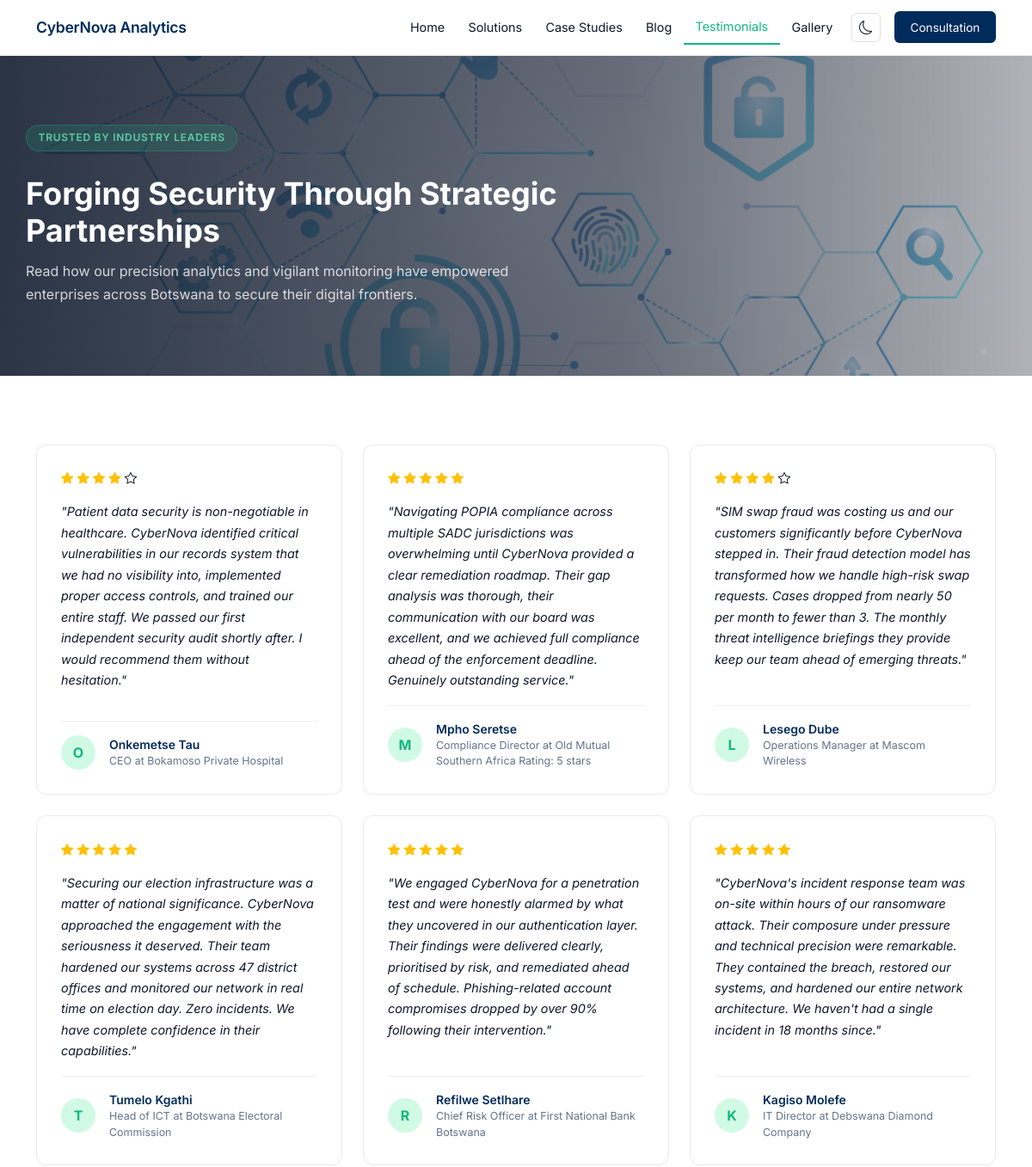
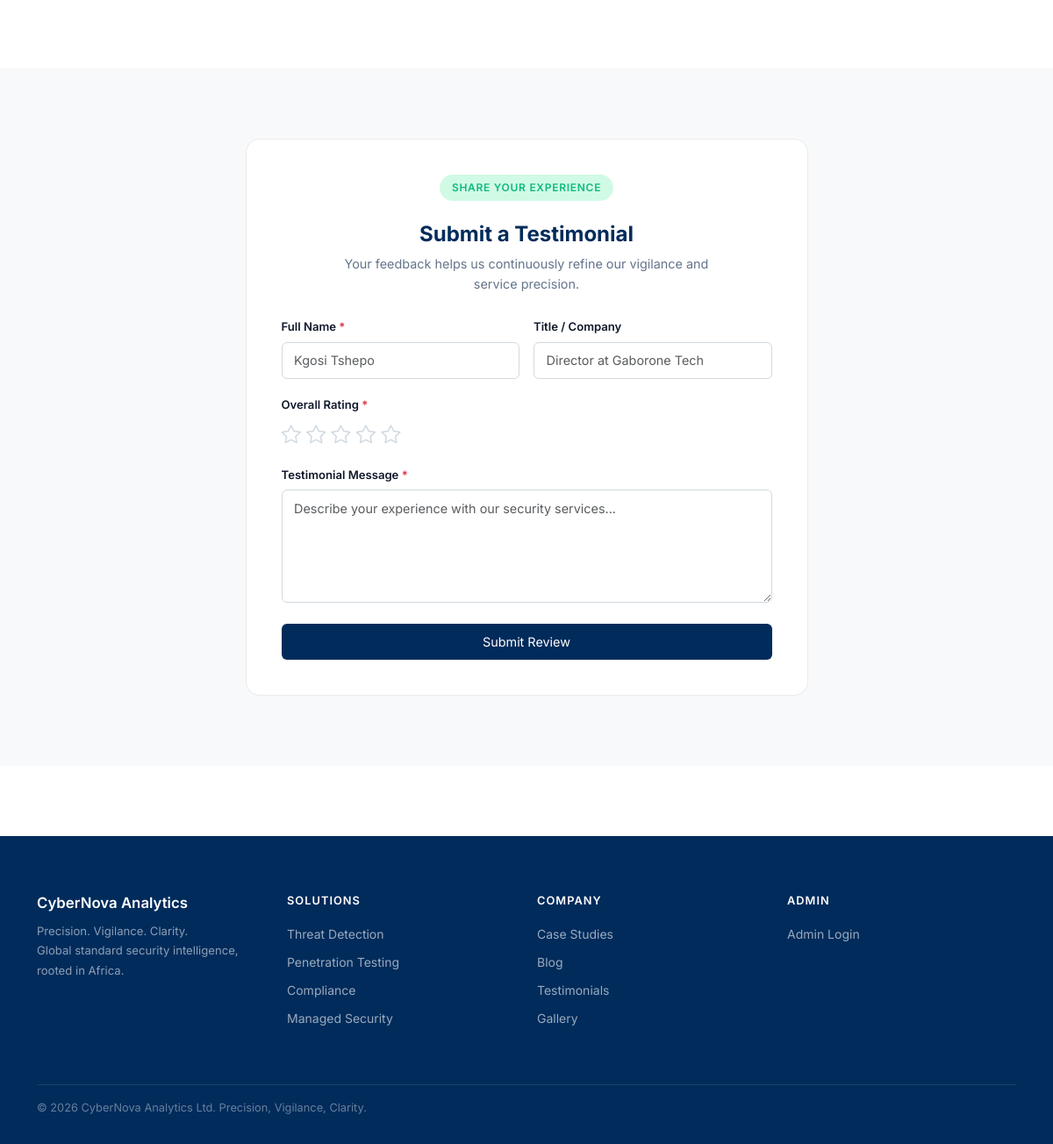
Screenshot of /testimonials with the database file from the repository (2 pictures, top to bottom).
### tables this page shows
CREATE TABLE testimonial (
            id          INTEGER      PRIMARY KEY AUTOINCREMENT,
            admin_id    INT          NULL,
            client_name VARCHAR(150) NOT NULL,
            company     VARCHAR(150) NULL,
            rating      INT          NOT NULL CHECK(rating BETWEEN 1 AND 5),
            content     TEXT         NOT NULL,
            created_at  DATETIME     NOT NULL DEFAULT CURRENT_TIMESTAMP,
            approved    BOOLEAN      NOT NULL DEFAULT FALSE,
            FOREIGN KEY (admin_id) REFERENCES admin(id)
        );

### app.py (the view, shortened to what this page needs)
@app.route('/testimonials', methods=['GET', 'POST'])
@public_route
def testimonials():
    db = get_db()
    submitted = request.args.get('submitted')
    testimonials = db.execute(
        'SELECT * FROM testimonial WHERE approved = 1 ORDER BY created_at DESC'
    ).fetchall()
    db.close()
    return render_template('public/testimonials.html',
                           testimonials=testimonials,
                           submitted=submitted)

### app.py (called while the page is built)
@app.after_request
def prevent_caching(response):
    if request.path.startswith('/admin'):
        response.headers['Cache-Control'] = 'no-store, no-cache, must-revalidate, max-age=0'
        response.headers['Pragma'] = 'no-cache'
        response.headers['Expires'] = '0'
    return response

def get_db():
    conn = sqlite3.connect('database.db')
    conn.row_factory = sqlite3.Row
    return conn

def public_route(f):
    from functools import wraps
    @wraps(f)
    def decorated(*args, **kwargs):
        if 'admin_id' in session:
            session.clear()
            return redirect(url_for(f.__name__, **request.args))
        return f(*args, **kwargs)
    return decorated

### templates/public/testimonials.html (shortened to what this page needs)
{% extends 'base.html' %}  {% block content %}
<section class="page-header-hero">
  <div class="page-header-bg">
    <img
      src="{{ url_for('static', filename='images/testimonials.jpg') }}"
      alt="CyberNova Testimonials"
      class="page-header-bg-img"
    />
    <div class="page-header-overlay"></div>
  </div>
  <div class="container page-header-content">
    <span class="badge-label mb-3">Trusted by Industry Leaders</span>
    <h1 class="page-header-heading">
      Forging Security Through Strategic Partnerships
    </h1>
    <p class="page-header-sub">
      Read how our precision analytics and vigilant monitoring have empowered
      enterprises across Botswana to secure their digital frontiers.
    </p>
  </div>
</section>
<section class="section-pad">
  <div class="container">
    {% if testimonials %}
    <div class="row g-4">
      {% for t in testimonials %}
      <div class="col-lg-4 col-md-6">
        <div class="testimonial-card h-100">
          <div class="d-flex mb-3">
            {% for i in range(1, 6) %}
            <i
              class="bi bi-star{% if i <= t['rating'] %}-fill text-warning{% endif %} me-1 tcard-star"
            ></i>
            {% endfor %}
          </div>
          <p class="tcard-quote">"{{ t['content'] }}"</p>
          <div class="d-flex align-items-center mt-auto pt-3 tcard-author-wrap">
            <div class="tcard-avatar me-3">
              {{ t['client_name'][0] | upper }}
            </div>
            <div>
              <p class="tcard-name mb-0">{{ t['client_name'] }}</p>
              {% if t['company'] %}
              <p class="tcard-company mb-0">{{ t['company'] }}</p>
              {% endif %}
            </div>
          </div>
        </div>
      </div>
      {% endfor %}
    </div>
    {% endif %}
  </div>
</section>
<section class="section-pad bg-light-custom" id="submitTestimonial">
  <div class="container">
    <div class="row justify-content-center">
      <div class="col-lg-7">
        <div class="testimonial-form-card">
          <div class="text-center mb-4">
            <span class="badge-label-dark mb-2">Share Your Experience</span>
            <h2 class="tform-heading mt-3">Submit a Testimonial</h2>
            <p class="tform-sub">
              Your feedback helps us continuously refine our vigilance and
              service precision.
            </p>
          </div>
          <form method="POST" action="{{ url_for('testimonials') }}">
            <div class="row g-3">
              <div class="col-md-6">
                <label class="form-label tform-label">
                  Full Name <span class="text-danger">*</span>
                </label>
                <input
                  type="text"
                  name="client_name"
                  class="form-control tform-input"
                  placeholder="Kgosi Tshepo"
                  value="{{ form_data.get('client_name', '') if form_data else '' }}"
                  required
                />
              </div>
              <div class="col-md-6">
                <label class="form-label tform-label">Title / Company</label>
                <input
                  type="text"
                  name="company"
                  class="form-control tform-input"
                  placeholder="Director at Gaborone Tech"
                  value="{{ form_data.get('company', '') if form_data else '' }}"
                />
              </div>
            </div>
            <div class="mt-3">
              <label class="form-label tform-label">
                Overall Rating <span class="text-danger">*</span>
              </label>
              <div class="star-rating-input" id="starRating">
                {% for i in range(1, 6) %}
                <i class="bi bi-star star-btn" data-value="{{ i }}"></i>
                {% endfor %}
              </div>
            </div>
            <div class="mt-3">
              <label class="form-label tform-label">
                Testimonial Message <span class="text-danger">*</span>
              </label>
              <textarea
                name="content"
                rows="5"
                class="form-control tform-input"
                placeholder="Describe your experience with our security services..."
              >
{{ form_data.get('content', '') if form_data else '' }}</textarea
              >
            </div>
            <div class="mt-4">
              <button type="submit" class="btn btn-primary-custom w-100">
                Submit Review
              </button>
            </div>
          </form>
        </div>
      </div>
    </div>
  </div>
</section>
{% endblock %}

### static/css/style.css (style rules this page uses)
:root { --primary: #002B5B; --secondary: #10B981; --tertiary: #0EA5E9; --neutral: #64748B; --secondary-light: #ecf0ff; --bg-light: #f8f9fa; --white: #ffffff; --text-dark: #0f172a; --text-muted: #64748B; --navy: #002B5B; --accent: #10B981; --accent-light: #d1fae5; --blue: #0EA5E9; }
body { font-family: 'Inter', 'Segoe UI', sans-serif; color: var(--text-dark); background-color: var(--white); }
.section-pad { padding: 5rem 0; }
.btn-primary-custom { background-color: var(--navy); color: var(--white); border: none; border-radius: 6px; padding: 0.6rem 1.4rem; font-size: 0.9rem; transition: background-color 0.2s; }
.badge-label { display: inline-block; background-color: rgba(29, 158, 117, 0.2); color: #5dcaa5; font-size: 0.75rem; font-weight: 600; letter-spacing: 0.06em; text-transform: uppercase; padding: 0.35rem 0.85rem; border-radius: 20px; border: 1px solid rgba(29, 158, 117, 0.4); }
.bg-light-custom { background-color: var(--bg-light); }
.page-header-hero { position: relative; min-height: 45vh; display: flex; align-items: center; overflow: hidden; }
.page-header-bg { position: absolute; inset: 0; z-index: 0; }
.page-header-bg-img { width: 100%; height: 100%; object-fit: cover; object-position: center; display: block; }
.page-header-overlay { position: absolute; inset: 0; background: linear-gradient( to right, rgba(10, 20, 40, 0.85) 0%, rgba(10, 20, 40, 0.60) 60%, rgba(10, 20, 40, 0.25) 100% ); }
.page-header-content { position: relative; z-index: 1; padding: 5rem 0; }
.page-header-heading { font-size: clamp(1.8rem, 3vw, 2.4rem); font-weight: 700; color: #ffffff; max-width: 680px; margin-top: 0.75rem; }
.page-header-sub { font-size: 1rem; color: rgba(255, 255, 255, 0.80); max-width: 600px; line-height: 1.7; margin-top: 0.75rem; margin-bottom: 0; }
.testimonial-card { background: var(--white); border: 1px solid rgba(0,0,0,0.08); border-radius: 12px; padding: 1.75rem; display: flex; flex-direction: column; transition: box-shadow 0.2s, transform 0.2s; }
.tcard-star { font-size: 0.9rem; }
.tcard-quote { font-size: 0.9rem; color: var(--text-dark); line-height: 1.7; font-style: italic; flex: 1; }
.tcard-author-wrap { border-top: 1px solid rgba(0,0,0,0.06); }
.tcard-avatar { width: 40px; height: 40px; border-radius: 50%; background-color: var(--accent-light); color: var(--accent); font-weight: 700; font-size: 1rem; display: flex; align-items: center; justify-content: center; flex-shrink: 0; }
.tcard-name { font-weight: 600; font-size: 0.875rem; color: var(--navy); }
.tcard-company { font-size: 0.78rem; color: var(--text-muted); }
.badge-label-dark { display: inline-block; background-color: var(--accent-light); color: var(--accent); font-size: 0.75rem; font-weight: 600; letter-spacing: 0.06em; text-transform: uppercase; padding: 0.35rem 0.85rem; border-radius: 20px; }
.testimonial-form-card { background: var(--white); border: 1px solid rgba(0,0,0,0.08); border-radius: 16px; padding: 2.5rem; }
.tform-heading { font-size: 1.5rem; font-weight: 700; color: var(--navy); }
.tform-sub { font-size: 0.9rem; color: var(--text-muted); max-width: 420px; margin: 0 auto; line-height: 1.6; }
.tform-label { font-size: 0.82rem; font-weight: 600; color: var(--text-dark); margin-bottom: 0.4rem; }
.tform-input { border: 1px solid #d1d9e0; border-radius: 6px; font-size: 0.9rem; padding: 0.6rem 0.85rem; color: var(--text-dark); transition: border-color 0.2s, box-shadow 0.2s; }
.star-rating-input { display: flex; gap: 6px; }
.star-btn { font-size: 1.4rem; color: #d1d9e0; cursor: pointer; transition: color 0.15s, transform 0.15s; }
body, #mainNav, .service-card, .solution-card, .blog-card, .testimonial-card, .testimonial-form-card, .case-card, .case-card-header, .case-card-body, .case-card-footer, .case-lightbox-inner, .featured-post-card, .why-card, .stats-row, .gallery-filter-btn, .tform-input, .nav-darkmode-btn { transition: background-color 0.25s ease, border-color 0.25s ease, color 0.25s ease; }

### rows the page displays
testimonial: rating 4 (drawn), content "Patient data security is non-negotiable in healthcare. CyberNova identified critical vulnerabilities in our records system that we had no visibility into, implemented proper access controls, and trained our entire staff. We passed our first independent security audit shortly after. I would recommend them without hesitation.", client_name "O", client_name "Onkemetse Tau", company "CEO at Bokamoso Private Hospital"
testimonial: rating 5 (drawn), content "Navigating POPIA compliance across multiple SADC jurisdictions was overwhelming until CyberNova provided a clear remediation roadmap. Their gap analysis was thorough, their communication with our board was excellent, and we achieved full compliance ahead of the enforcement deadline. Genuinely outstanding service.", client_name "M", client_name "Mpho Seretse", company "Compliance Director at Old Mutual Southern Africa Rating: 5 stars"
testimonial: rating 4 (drawn), content "SIM swap fraud was costing us and our customers significantly before CyberNova stepped in. Their fraud detection model has transformed how we handle high-risk swap requests. Cases dropped from nearly 50 per month to fewer than 3. The monthly threat intelligence briefings they provide keep our team ahead of emerging threats.", client_name "L", client_name "Lesego Dube", company "Operations Manager at Mascom Wireless"
testimonial: rating 5 (drawn), content "Securing our election infrastructure was a matter of national significance. CyberNova approached the engagement with the seriousness it deserved. Their team hardened our systems across 47 district offices and monitored our network in real time on election day. Zero incidents. We have complete confidence in their capabilities.", client_name "T", client_name "Tumelo Kgathi", company "Head of ICT at Botswana Electoral Commission"
testimonial: rating 5 (drawn), content "We engaged CyberNova for a penetration test and were honestly alarmed by what they uncovered in our authentication layer. Their findings were delivered clearly, prioritised by risk, and remediated ahead of schedule. Phishing-related account compromises dropped by over 90% following their intervention.", client_name "R", client_name "Refilwe Setlhare", company "Chief Risk Officer at First National Bank Botswana"
testimonial: rating 5 (drawn), content "CyberNova's incident response team was on-site within hours of our ransomware attack. Their composure under pressure and technical precision were remarkable. They contained the breach, restored our systems, and hardened our entire network architecture. We haven't had a single incident in 18 months since.", client_name "K", client_name "Kagiso Molefe", company "IT Director at Debswana Diamond Company"
